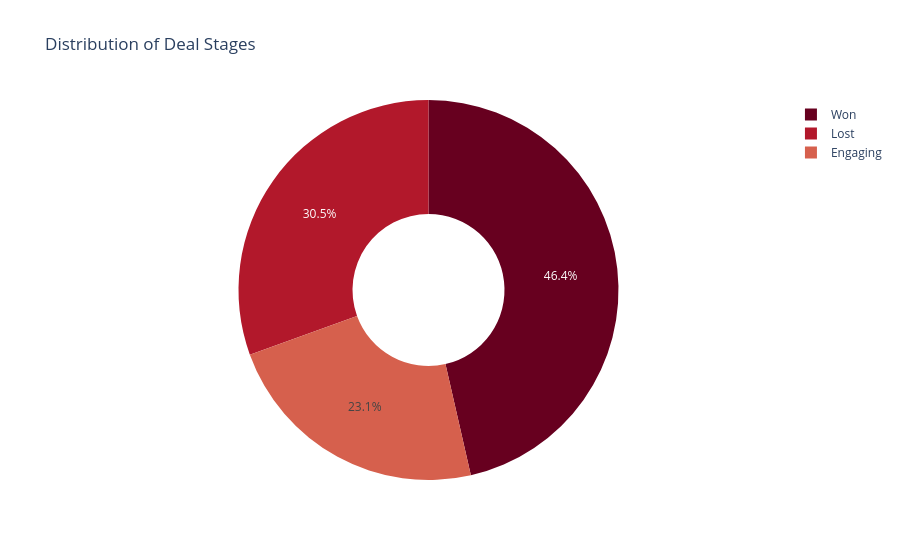
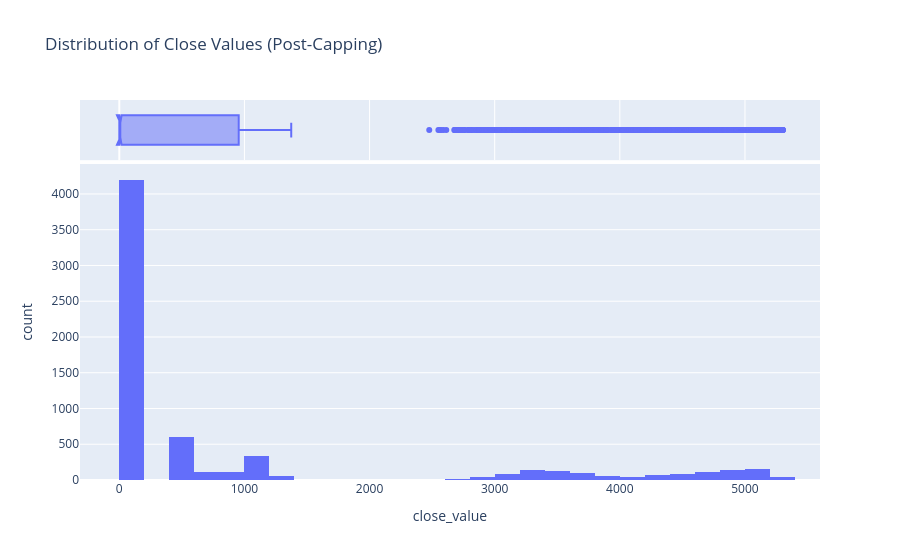

The notebook cell these images were saved under, in order:
### Markdown cell above
<h2 style="color:purple;">3.2 Univariate Analysis</h2>
Examining the distribution of individual variables — deal stage composition and the spread of close values.

### Code cell
fig_stage = px.pie(analysis_df, names='deal_stage', title='Distribution of Deal Stages',
             hole=0.4, color_discrete_sequence=px.colors.sequential.RdBu)
fig_stage.show()

fig_hist = px.histogram(analysis_df, x='close_value', nbins=30,
                   title='Distribution of Close Values (Post-Capping)',
                   marginal='box')
fig_hist.show()

### Figure 1 — Plotly figure (JSON) as saved in the notebook; plotly's stock layout.template omitted (floating-point values rounded to 4 significant figures; data arrays with more than 128 entries replaced by an {"elided": "..."} marker saying what was removed)
{"data": [{"domain": {"x": [0, 1], "y": [0, 1]}, "hole": 0.4, "hovertemplate": "deal_stage=%{label}<extra></extra>", "labels": {"elided": "6633 str values"}, "legendgroup": "", "name": "", "showlegend": true, "type": "pie"}], "layout": {"legend": {"tracegroupgap": 0}, "piecolorway": ["rgb(103,0,31)", "rgb(178,24,43)", "rgb(214,96,77)", "rgb(244,165,130)", "rgb(253,219,199)", "rgb(247,247,247)", "rgb(209,229,240)", "rgb(146,197,222)", "rgb(67,147,195)", "rgb(33,102,172)", "rgb(5,48,97)"], "title": {"text": "Distribution of Deal Stages"}}}

### Figure 2 — Plotly figure (JSON) as saved in the notebook; plotly's stock layout.template omitted (floating-point values rounded to 4 significant figures; data arrays with more than 128 entries replaced by an {"elided": "..."} marker saying what was removed)
{"data": [{"bingroup": "x", "hovertemplate": "close_value=%{x}<br>count=%{y}<extra></extra>", "legendgroup": "", "marker": {"color": "#636efa", "pattern": {"shape": ""}}, "name": "", "nbinsx": 30, "orientation": "v", "showlegend": false, "type": "histogram", "x": {"elided": "6633 float values"}, "xaxis": "x", "yaxis": "y"}, {"hovertemplate": "close_value=%{x}<extra></extra>", "legendgroup": "", "marker": {"color": "#636efa"}, "name": "", "notched": true, "showlegend": false, "type": "box", "x": {"elided": "6633 float values"}, "xaxis": "x2", "yaxis": "y2"}], "layout": {"barmode": "relative", "legend": {"tracegroupgap": 0}, "title": {"text": "Distribution of Close Values (Post-Capping)"}, "xaxis": {"anchor": "y", "domain": [0, 1], "title": {"text": "close_value"}}, "xaxis2": {"anchor": "y2", "domain": [0, 1], "matches": "x", "showgrid": true, "showticklabels": false}, "yaxis": {"anchor": "x", "domain": [0, 0.8316], "title": {"text": "count"}}, "yaxis2": {"anchor": "x2", "domain": [0.8416, 1], "matches": "y2", "showgrid": false, "showline": false, "showticklabels": false, "ticks": ""}}}
